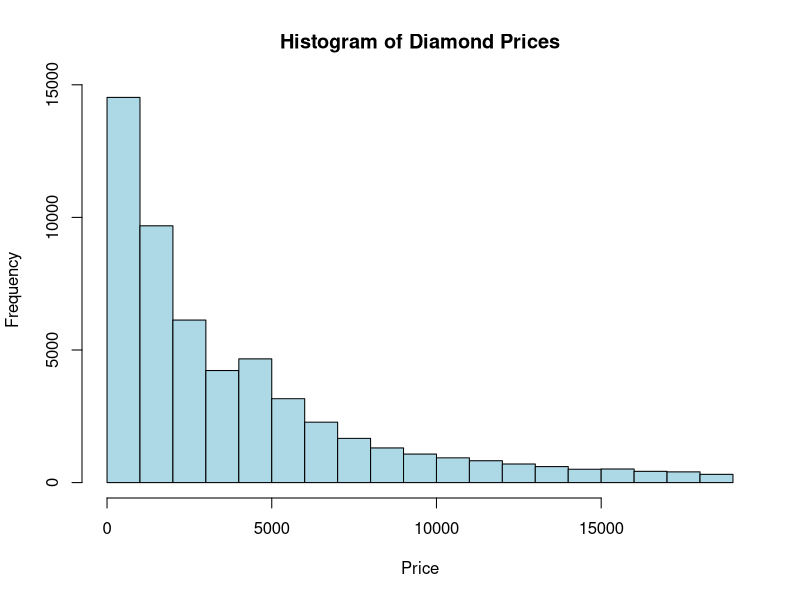
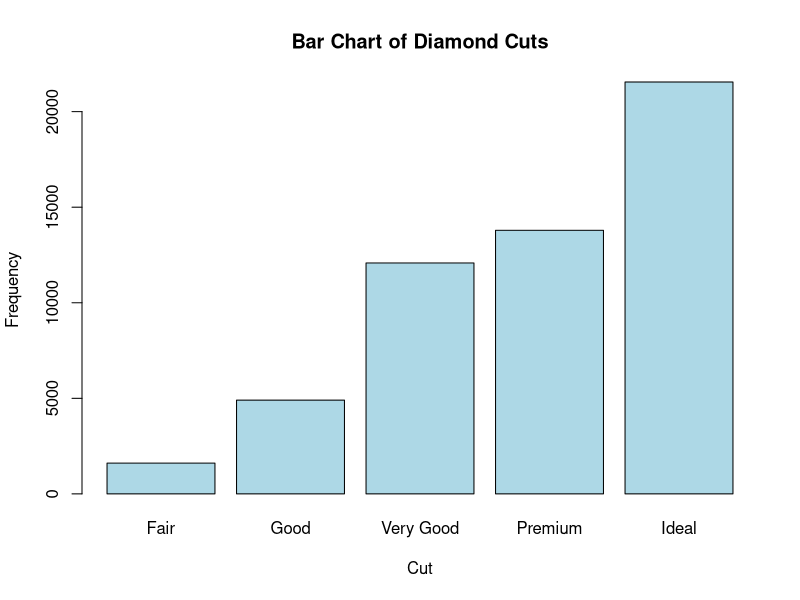
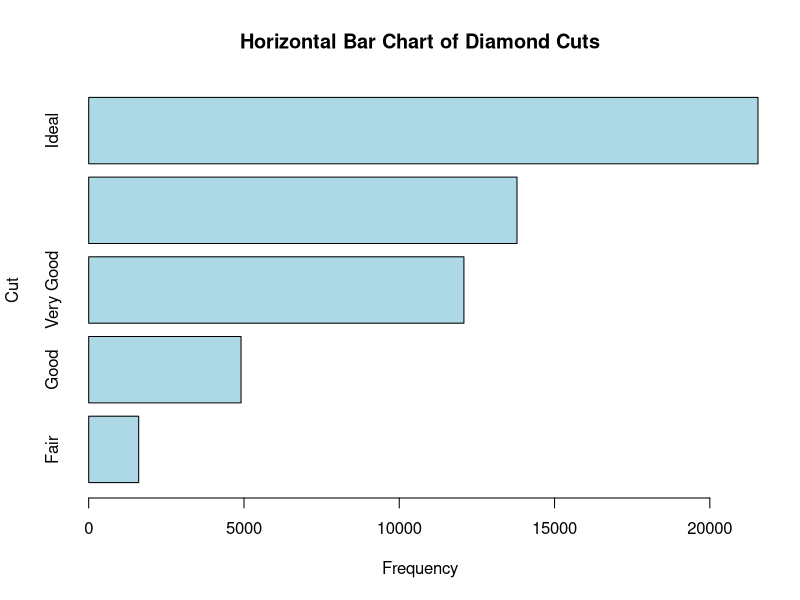
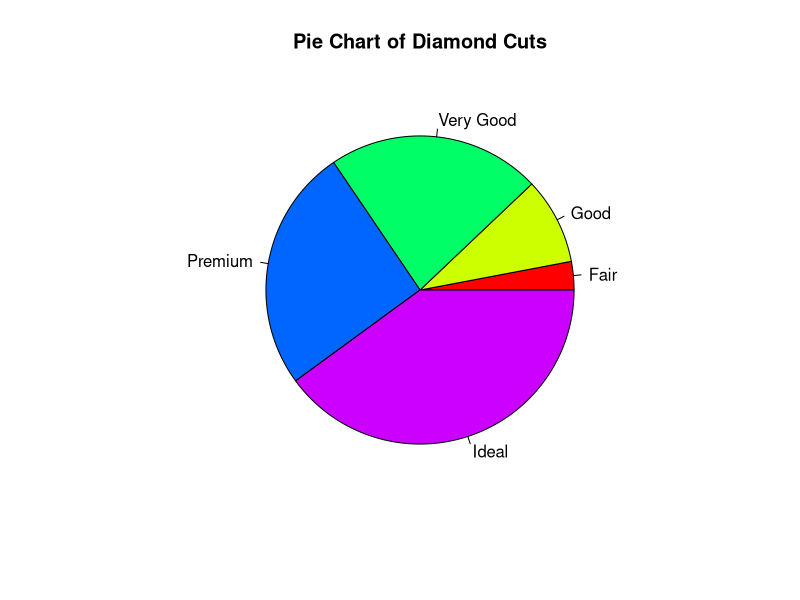
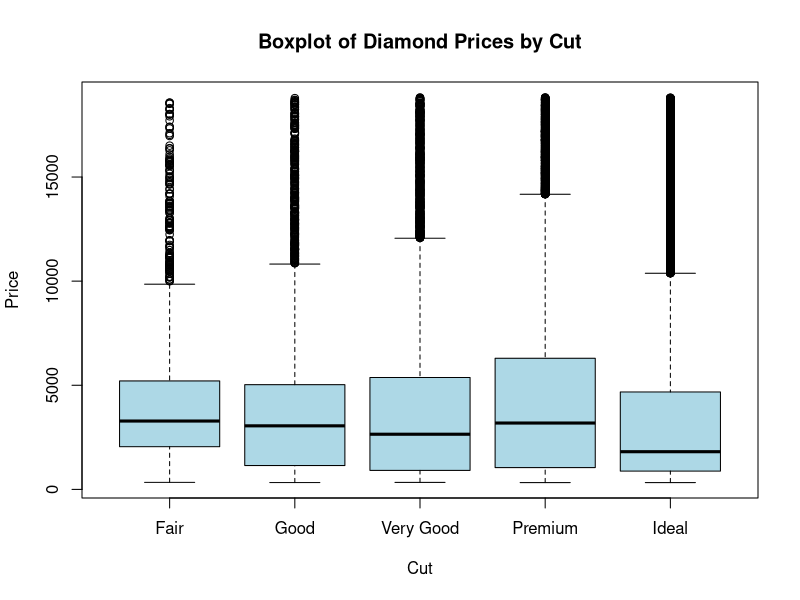
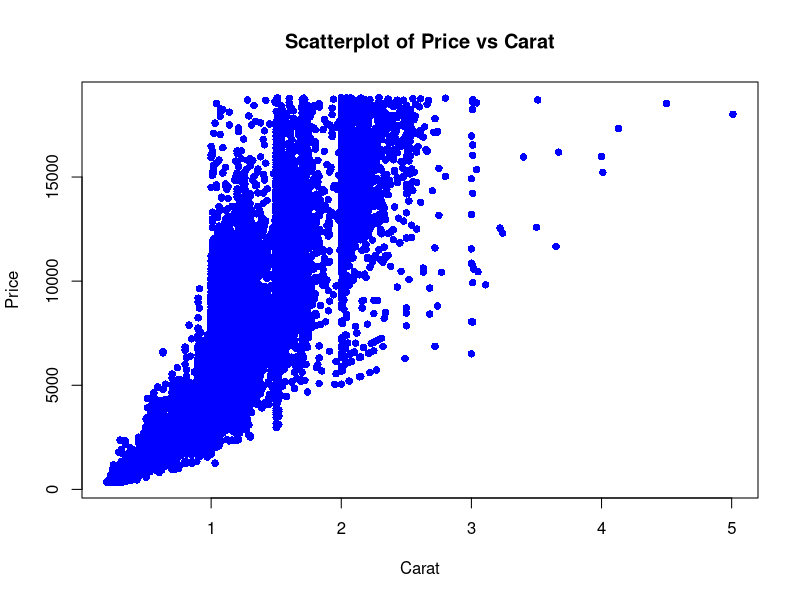
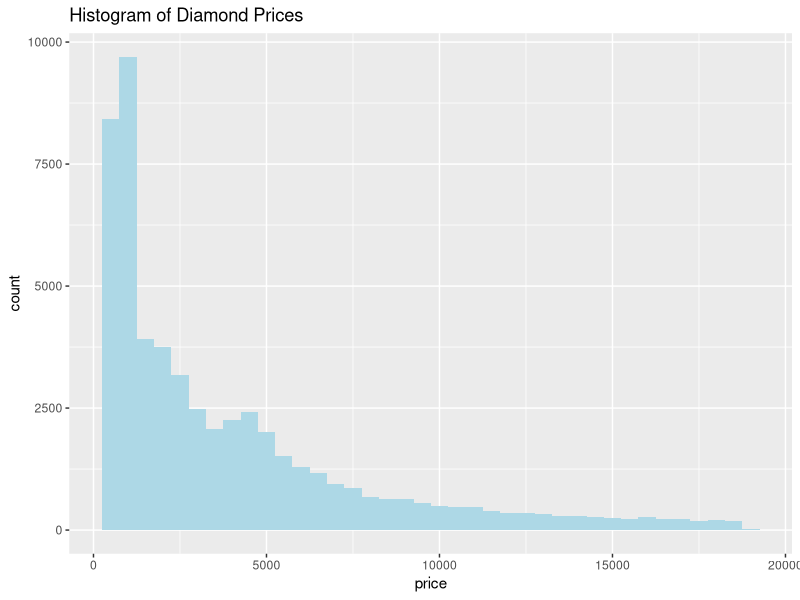
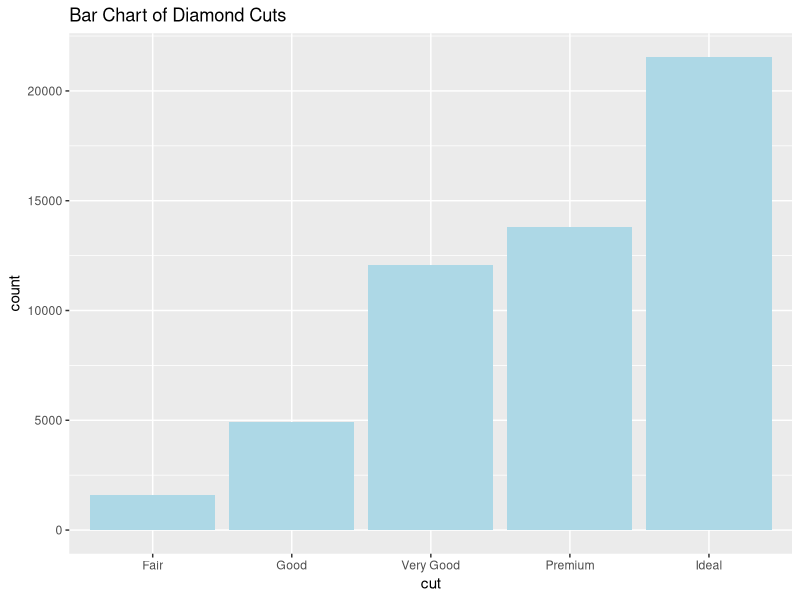

Generate these figures, in order, with R:
## ---- chunk 1

library(ggplot2)
data(diamonds)

#histogram:
hist(diamonds$price, main = "Histogram of Diamond Prices", xlab = "Price", col = "lightblue", border = "black")

#barchart vertical:
counts <- table(diamonds$cut)
barplot(counts, main = "Bar Chart of Diamond Cuts", xlab = "Cut", ylab = "Frequency", col = "lightblue", border = "black")

#barchart horizontal:
barplot(counts, horiz = TRUE, main = "Horizontal Bar Chart of Diamond Cuts", xlab = "Frequency", ylab = "Cut", col = "lightblue", border = "black")

#piechart:
pie(counts, main = "Pie Chart of Diamond Cuts", col = rainbow(length(counts)))

#boxplot
boxplot(price ~ cut, data = diamonds, main = "Boxplot of Diamond Prices by Cut", xlab = "Cut", ylab = "Price", col = "lightblue")

#scatterplot
plot(diamonds$carat, diamonds$price, main = "Scatterplot of Price vs Carat", xlab = "Carat", ylab = "Price", col = "blue", pch = 16)

#Now using ggplot2:

#histogram:
histogram <- ggplot(diamonds, aes(price)) + geom_histogram(binwidth=500, fill="lightblue") + ggtitle("Histogram of Diamond Prices")
print(histogram)

#barchart vertical:
barvert <- ggplot(diamonds, aes(cut)) + geom_bar(fill="lightblue") + ggtitle("Bar Chart of Diamond Cuts")
print(barvert)

#barchart horizontal:
barhori <- ggplot(diamonds, aes(x=cut)) + geom_bar(fill="lightblue") + coord_flip() + ggtitle("Horizontal Bar Chart of Diamond Cuts")
print(barhori)

#piechart:
piechart <- ggplot(diamonds, aes(x = "", fill = cut)) + geom_bar(width = 1) + coord_polar(theta = "y") + ggtitle("Pie Chart of Diamond Cuts")
print(piechart)

#boxplot:
boxplot <- ggplot(diamonds, aes(x=cut, y=price)) + geom_boxplot(fill="lightblue") + ggtitle("Boxplot of Diamond Prices by Cut")
print(boxplot)

#scatterplot:
scatterplot <- ggplot(diamonds, aes(x=carat, y=price)) + geom_point(alpha=0.5, color="blue") + ggtitle("Scatterplot of Price vs Carat")
print(scatterplot)

#export charts:

#.pdf:
ggsave(filename="histogram.pdf", plot=histogram)

#.jpg:
ggsave(filename="barvert.jpg", plot=barvert)

#.tiff:
ggsave(filename="piechart.tiff", plot=piechart)

#.png
ggsave(filename="boxplot.png", plot=boxplot)

